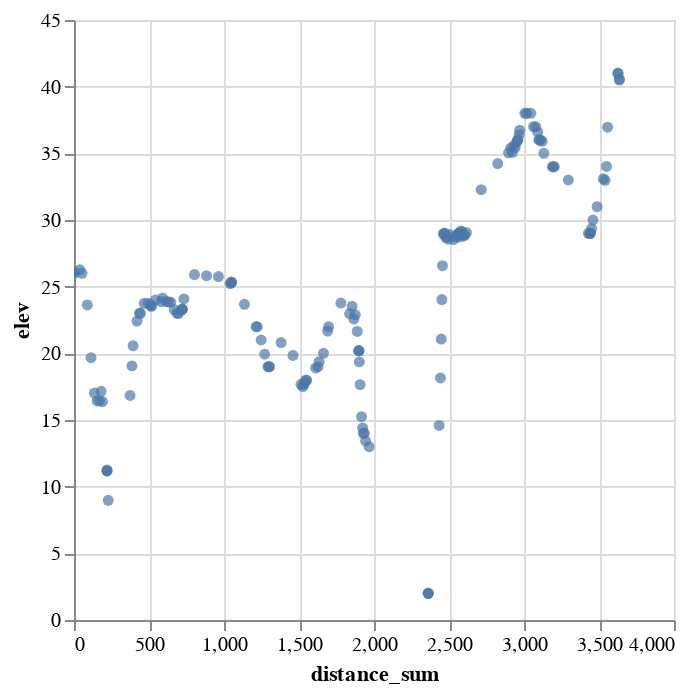

Here is the notebook cell this chart was saved with:
### Code cell
alt.Chart(df_walk).mark_circle(size=30).encode(
    x='distance_sum',
    y='elev',
    #color='slope',
    tooltip=['lat', 'long', 'slope_angle']
).interactive()

### Figure 1 — Vega-Lite specification as saved in the notebook (floating-point values rounded to 4 significant figures; data arrays with more than 128 entries replaced by an {"elided": "..."} marker saying what was removed)
{"config": {"view": {"continuousWidth": 300, "continuousHeight": 300}}, "data": {"name": "data-d1a2a9ecda8051e838e69e91a6b08565"}, "mark": {"type": "circle", "size": 30}, "encoding": {"tooltip": [{"field": "lat", "type": "quantitative"}, {"field": "long", "type": "quantitative"}, {"field": "slope_angle", "type": "quantitative"}], "x": {"field": "distance_sum", "type": "quantitative"}, "y": {"field": "elev", "type": "quantitative"}}, "params": [{"name": "param_16", "select": {"type": "interval", "encodings": ["x", "y"]}, "bind": "scales"}], "$schema": "https://vega.github.io/schema/vega-lite/v5.8.0.json", "datasets": {"data-d1a2a9ecda8051e838e69e91a6b08565": {"elided": "155 records"}}}
